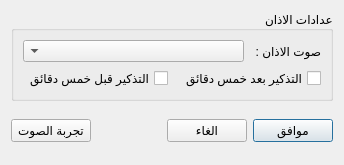
<?xml version="1.0" encoding="UTF-8"?>
<ui version="4.0">
 <class>SettingDialog</class>
 <widget class="QDialog" name="SettingDialog">
  <property name="geometry">
   <rect>
    <x>0</x>
    <y>0</y>
    <width>344</width>
    <height>158</height>
   </rect>
  </property>
  <property name="windowTitle">
   <string>اعدادت البرنامج</string>
  </property>
  <property name="layoutDirection">
   <enum>Qt::RightToLeft</enum>
  </property>
  <property name="locale">
   <locale language="Arabic" country="SaudiArabia"/>
  </property>
  <layout class="QGridLayout" name="gridLayout">
   <item row="0" column="0">
    <widget class="QGroupBox" name="groupBox">
     <property name="title">
      <string>اعدادات الاذان</string>
     </property>
     <layout class="QGridLayout" name="gridLayout_3">
      <item row="0" column="1" colspan="2">
       <widget class="QComboBox" name="athanComboBox">
        <property name="sizePolicy">
         <sizepolicy hsizetype="Expanding" vsizetype="Fixed">
          <horstretch>0</horstretch>
          <verstretch>0</verstretch>
         </sizepolicy>
        </property>
       </widget>
      </item>
      <item row="0" column="0">
       <widget class="QLabel" name="label_3">
        <property name="text">
         <string>صوت الاذان :</string>
        </property>
       </widget>
      </item>
      <item row="1" column="0" colspan="2">
       <widget class="QCheckBox" name="afterCheckBox">
        <property name="text">
         <string>التذكير بعد خمس دقائق</string>
        </property>
       </widget>
      </item>
      <item row="1" column="2">
       <widget class="QCheckBox" name="beforeCheckBox">
        <property name="text">
         <string>التذكير قبل خمس دقائق</string>
        </property>
       </widget>
      </item>
     </layout>
     <zorder>athanComboBox</zorder>
     <zorder>label_3</zorder>
     <zorder>afterCheckBox</zorder>
     <zorder>beforeCheckBox</zorder>
    </widget>
   </item>
   <item row="1" column="0">
    <layout class="QHBoxLayout" name="horizontalLayout">
     <item>
      <widget class="QPushButton" name="okButton">
       <property name="text">
        <string>موافق</string>
       </property>
       <property name="icon">
        <iconset resource="gui.qrc">
         <normaloff>:/images/ok.png</normaloff>:/images/ok.png</iconset>
       </property>
      </widget>
     </item>
     <item>
      <widget class="QPushButton" name="cancelButton">
       <property name="text">
        <string>الغاء</string>
       </property>
       <property name="icon">
        <iconset resource="gui.qrc">
         <normaloff>:/images/cancel.png</normaloff>:/images/cancel.png</iconset>
       </property>
      </widget>
     </item>
     <item>
      <spacer name="horizontalSpacer_2">
       <property name="orientation">
        <enum>Qt::Horizontal</enum>
       </property>
       <property name="sizeHint" stdset="0">
        <size>
         <width>58</width>
         <height>47</height>
        </size>
       </property>
      </spacer>
     </item>
     <item>
      <widget class="QPushButton" name="testSoundButton">
       <property name="text">
        <string>تجربة الصوت</string>
       </property>
       <property name="icon">
        <iconset resource="gui.qrc">
         <normaloff>:/images/multimedia.png</normaloff>:/images/multimedia.png</iconset>
       </property>
      </widget>
     </item>
    </layout>
   </item>
  </layout>
 </widget>
 <resources>
  <include location="gui.qrc"/>
 </resources>
 <connections/>
</ui>
